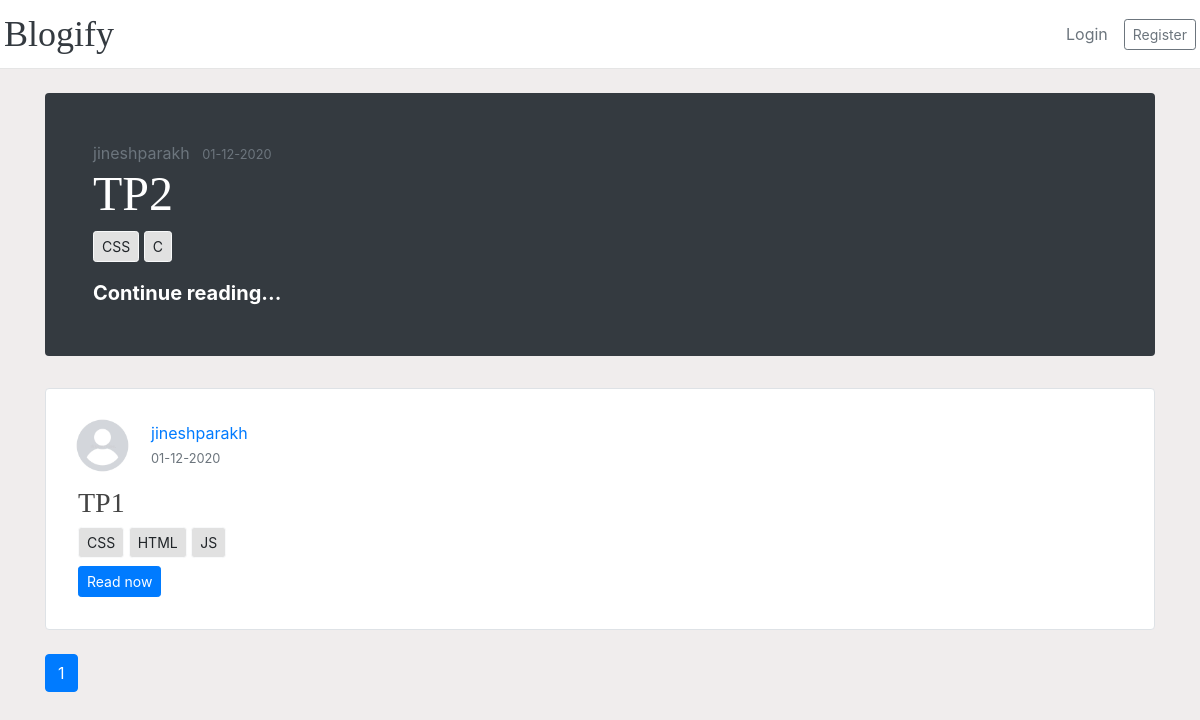
The page /home on the database its author committed.
### app/models.py (models this page shows, shortened)
class User(db.Model, UserMixin):
    id=db.Column(db.Integer, primary_key=True)
    username=db.Column(db.String(20), unique=True,nullable=False)
    email=db.Column(db.String(120), unique=True,nullable=False)
    image_file=db.Column(db.String(20), nullable=False,default='default.jpeg')
    password=db.Column(db.String(60), nullable=False)
    posts=db.relationship('Post', backref='author', lazy=True)

class Post(db.Model):
    id=db.Column(db.Integer, primary_key=True)
    title=db.Column(db.String(100), nullable=False)
    created_at=db.Column(db.DateTime, nullable=False, default=datetime.utcnow)
    updated_at=db.Column(db.DateTime, nullable=False, default=datetime.utcnow)
    content=db.Column(db.Text, nullable=False)
    user_id=db.Column(db.Integer, db.ForeignKey('user.id'), nullable=False)
    tags = db.relationship('Tag', secondary='post_tag', lazy='dynamic', back_populates='posts')

class Tag(db.Model):
    id=db.Column(db.Integer, primary_key=True)
    value=db.Column(db.String(100), nullable=False, unique=True)
    posts = db.relationship('Post', secondary='post_tag', lazy='dynamic', back_populates='tags')

### app/main/routes.py (the view)
@main.route('/')
@main.route('/home')
def home():
    page=request.args.get('page', default=1, type=int)
    posts=Post.query.order_by(Post.created_at.desc()).paginate(per_page=3, page=page)
    featPost = []
    if len(posts.items) > 0:
      featPost = posts.items[0]
    return render_template('home.html', posts=posts, featPost = featPost)

### app/templates/home.html (shortened to what this page needs)
{%extends 'layout.html'%}
{%block body%}
{%if featPost %}
  <div class="jumbotron p-4 p-md-5 text-white rounded bg-dark mt-4">
  	<div class="col-md-12 px-0">
  		<a
  			class="mr-2 text-secondary"
  			href="{{url_for('users.user_posts',post_id=featPost.id, username=featPost.author.username)}}"
  			>{{ featPost.author.username }}</a
  		>
  		<small class="text-muted" href="#"
  			>{{ featPost.created_at.strftime('%d-%m-%Y') }}</small
  		>
  		<h1 class="display-4 text-white">
  			<a
  				href="{{url_for('posts.post', post_id=featPost.id)}}"
  				class="text-white"
  				>{{ featPost.title }}</a
  			>
      </h1>
      {%if featPost.tags %}
        {% for tag in featPost.tags %}
          <a href="{{url_for('tags.searchPostsViaTag', selectedTag=tag.value)}}" class="btn btn-light btn-sm">{{tag.value}}</a>
        {%endfor%}
      {%endif%}
  		<a
  			href="{{url_for('posts.post', post_id=featPost.id)}}"
  			class="text-white font-weight-bold lead"
  			>Continue reading...</a
  		>
  	</div>
  </div>
{%elif  current_user.is_authenticated%}
  <div class="alert alert-light my-5 text-center">
    <h1 class="">No Posts To Show!</h1>
    <h4>Want to express yourself by posting?</h4>
  	<a href="{{url_for('posts.new_post')}}" class="text-white text-wrap btn btn-primary  btn-lg">Post now!</a>
  </div>
{%endif%}
{%if posts.items is iterable %}
  {% for post in range(1, posts.items | length) %}
    <div class="row no-gutters border rounded overflow-hidden flex-md-row mb-4 h-md-200 position-relative bg-white">
      <div class="col p-4 d-flex flex-column position-static">
        <div class="d-flex align-items-center">
          <img
            src="{{url_for('static',filename='profile_pics/'+posts.items[post].author.image_file)}}"
            alt=""
            class="rounded-circle article-img"
          />
          <div class="media-body">
        		<div class="article-metadata">
        			<a
        				class="mr-2 d-block"
        				href="{{url_for('users.user_posts',post_id=posts.items[post].id, username=posts.items[post].author.username)}}"
        				>{{ posts.items[post].author.username }}</a
        			>
        			<small class="text-muted" href="#"
        				>{{ posts.items[post].created_at.strftime('%d-%m-%Y') }}</small
        			>
            </div>
          </div>
        </div>
        <div class="p-2">
          <h3>{{ posts.items[post].title }}</h3>
          <div class="my-2">
            {%if posts.items[post].tags %}
              {% for tag in posts.items[post].tags %}
                <a href="{{url_for('tags.searchPostsViaTag', selectedTag=tag.value)}}" class="btn btn-light btn-sm">{{tag.value}}</a>
              {%endfor%}
            {%endif%}
          </div>
          <a href="{{url_for('posts.post', post_id=posts.items[post].id)}}" class="btn btn-primary btn-sm">Read now</a>
        </div>
      </div>
    </div>
  {%endfor%}
{%endif%}
<div >
	{% for page_num in posts.iter_pages(left_edge=1, right_edge=1, left_current=1,
  right_current=2)%}
  {%if page_num%}
    {%if posts.page==page_num%}
    	<a
    		href="{{url_for('main.home', page=page_num)}}"
    		class="btn btn-primary mb-4 aria-pressed='true'"
    		>{{page_num}}</a
    	>
  	{%else%}
    	<a
    		href="{{url_for('main.home', page=page_num)}}"
    		class="btn btn-outline-primary mb-4"
    		>{{page_num}}</a
    	>
    {%endif%}
  {%else%}
  ...
  {%endif%}
{%endfor%}
</div>
{%endblock%}

### app/static/css/main.css (style rules this page uses)
body { overflow-x: hidden; }
.article-img { height: 65px; width: 65px; margin-right: 16px; }
h1, h2, h3, h4, h5, h6 { color: #444444; font-family: 'Playfair Display', Georgia, 'Times New Roman', serif; }
.display-4 { font-size: 2.5rem; }
@media (min-width: 768px) { .display-4 { font-size: 3rem; } }
.btn-light { background-color: #e1e1e1; }

### rows shown on the page
User: author.username "jineshparakh", image_file (placeholder picture), username "jineshparakh"
Post: created_at "01-12-2020", title "TP2"
Tag: value "CSS"
Tag: value "C"
Post: created_at "01-12-2020", title "TP1"
Tag: value "HTML"
Tag: value "JS"

### other values the page prints
{{ page_num }} "1"
